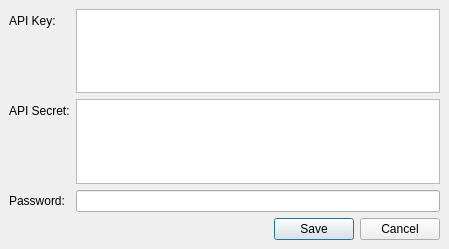
<?xml version="1.0" encoding="UTF-8"?>
<ui version="4.0">
 <class>Dialog</class>
 <widget class="QDialog" name="Dialog">
  <property name="geometry">
   <rect>
    <x>0</x>
    <y>0</y>
    <width>449</width>
    <height>249</height>
   </rect>
  </property>
  <property name="sizePolicy">
   <sizepolicy hsizetype="Fixed" vsizetype="Fixed">
    <horstretch>0</horstretch>
    <verstretch>0</verstretch>
   </sizepolicy>
  </property>
  <property name="windowTitle">
   <string>Dialog</string>
  </property>
  <widget class="QWidget" name="formLayoutWidget">
   <property name="geometry">
    <rect>
     <x>9</x>
     <y>9</y>
     <width>431</width>
     <height>231</height>
    </rect>
   </property>
   <layout class="QFormLayout" name="formLayout">
    <item row="0" column="0">
     <widget class="QLabel" name="label">
      <property name="text">
       <string>API Key:</string>
      </property>
     </widget>
    </item>
    <item row="0" column="1">
     <widget class="QPlainTextEdit" name="keyEdit"/>
    </item>
    <item row="1" column="0">
     <widget class="QLabel" name="label_2">
      <property name="text">
       <string>API Secret:</string>
      </property>
     </widget>
    </item>
    <item row="1" column="1">
     <widget class="QPlainTextEdit" name="secretEdit"/>
    </item>
    <item row="2" column="0">
     <widget class="QLabel" name="label_3">
      <property name="text">
       <string>Password:</string>
      </property>
     </widget>
    </item>
    <item row="2" column="1">
     <widget class="QLineEdit" name="passwordEdit">
      <property name="echoMode">
       <enum>QLineEdit::Password</enum>
      </property>
     </widget>
    </item>
    <item row="3" column="1">
     <widget class="QDialogButtonBox" name="buttonBox">
      <property name="orientation">
       <enum>Qt::Horizontal</enum>
      </property>
      <property name="standardButtons">
       <set>QDialogButtonBox::Cancel|QDialogButtonBox::Save</set>
      </property>
     </widget>
    </item>
   </layout>
  </widget>
 </widget>
 <resources/>
 <connections>
  <connection>
   <sender>buttonBox</sender>
   <signal>accepted()</signal>
   <receiver>Dialog</receiver>
   <slot>accept()</slot>
   <hints>
    <hint type="sourcelabel">
     <x>248</x>
     <y>254</y>
    </hint>
    <hint type="destinationlabel">
     <x>157</x>
     <y>274</y>
    </hint>
   </hints>
  </connection>
  <connection>
   <sender>buttonBox</sender>
   <signal>rejected()</signal>
   <receiver>Dialog</receiver>
   <slot>reject()</slot>
   <hints>
    <hint type="sourcelabel">
     <x>316</x>
     <y>260</y>
    </hint>
    <hint type="destinationlabel">
     <x>286</x>
     <y>274</y>
    </hint>
   </hints>
  </connection>
 </connections>
</ui>
